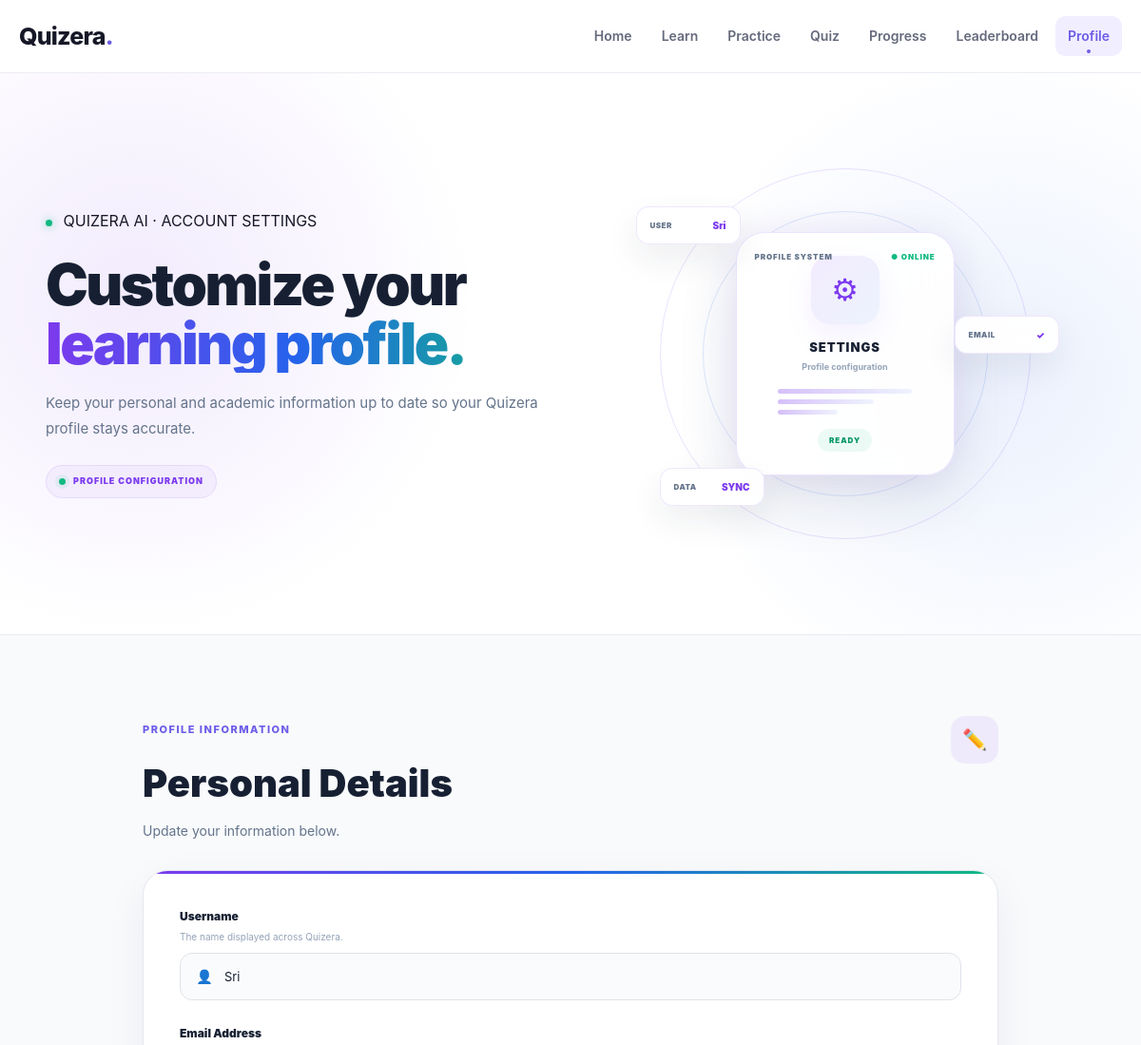
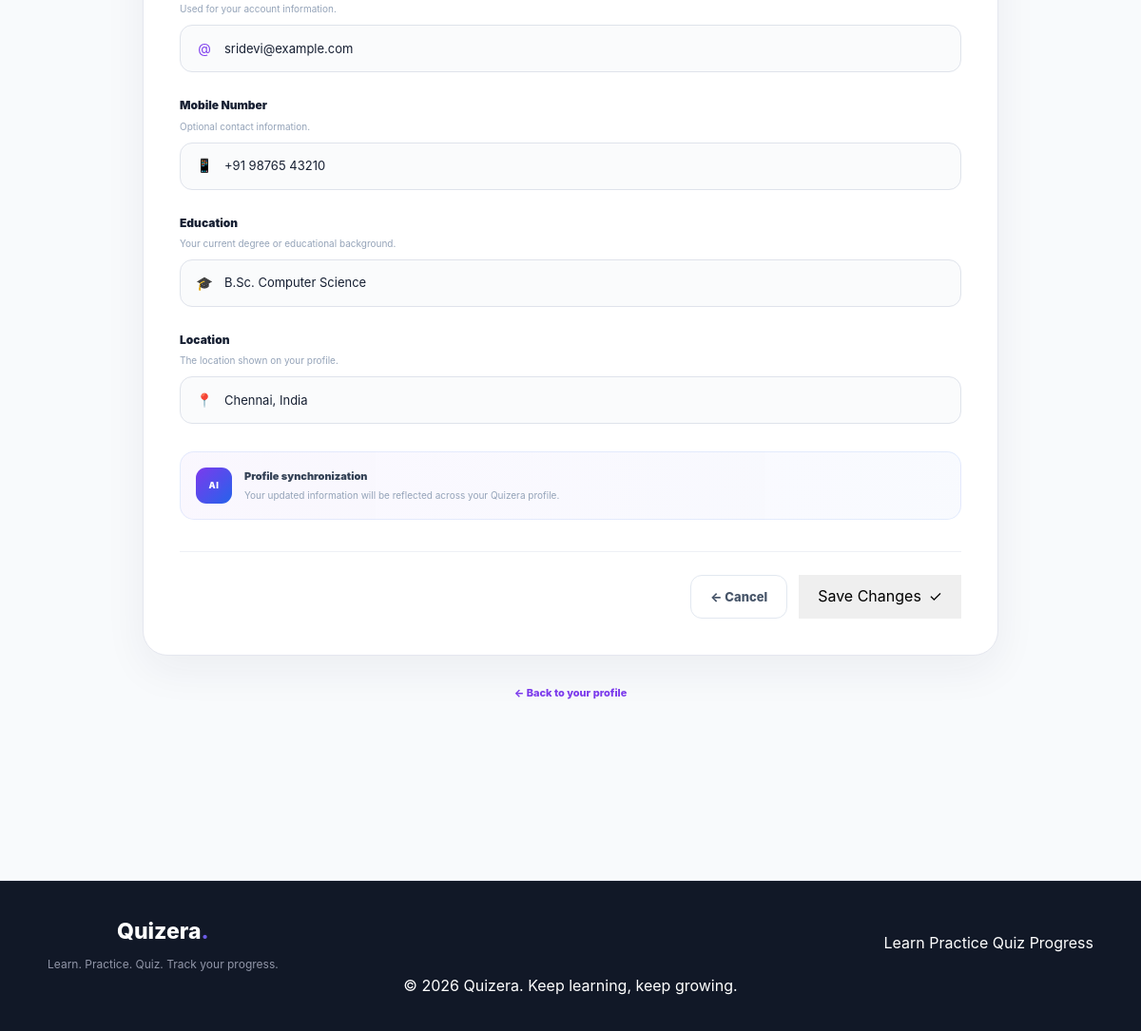
Screenshot of /profile/edit with the database file from the repository (2 pictures, top to bottom).
### tables this page shows
CREATE TABLE users (
            id INTEGER PRIMARY KEY AUTOINCREMENT,
            username TEXT NOT NULL,
            email TEXT,
            mobile TEXT,
            profile_picture TEXT,
            education TEXT,
            location TEXT
        );

### app.py (the view, shortened to what this page needs)
@app.route(
    "/profile/edit",
    methods=["GET", "POST"]
)
def edit_profile():
    db = get_db()
    user = db.execute("""
        SELECT *
        FROM users
        ORDER BY id
        LIMIT 1
    """).fetchone()
    db.close()
    return render_template(
        "edit_profile.html",
        user=user
    )

### app.py (called while the page is built)
def get_db():
    connection = sqlite3.connect(DATABASE)
    connection.row_factory = sqlite3.Row
    return connection

### templates/edit_profile.html (shortened to what this page needs)
<!DOCTYPE html>
<html lang="en">
<head>
    <link rel="stylesheet"
          href="{{ url_for('static', filename='css/style.css') }}">
</head>
<body class="edit-profile-page">
    <nav class="navbar">
        <div class="navbar-container">
            <a href="{{ url_for('home') }}" class="logo">
                Quizera<span>.</span>
            </a>
            <div class="nav-links">
                <a href="{{ url_for('home') }}">
                    Home
                </a>
                <a href="{{ url_for('learn') }}">
                    Learn
                </a>
                <a href="{{ url_for('practice') }}">
                    Practice
                </a>
                <a href="{{ url_for('quizzes') }}">
                    Quiz
                </a>
                <a href="{{ url_for('progress') }}">
                    Progress
                </a>
                <a href="{{ url_for('leaderboard') }}">
                    Leaderboard
                </a>
                <a href="{{ url_for('profile') }}" class="active">
                    Profile
                </a>
            </div>
        </div>
    </nav>
    <section class="edit-profile-hero">
        <div class="ai-grid"></div>
        <div class="edit-profile-hero-container">
            <div class="edit-profile-hero-content">
                <div class="ai-hero-badge">
                    <span class="hero-status-dot"></span>
                    QUIZERA AI · ACCOUNT SETTINGS
                </div>
                <h1>
                    Customize your
                    <span>learning profile.</span>
                </h1>
                <p>
                    Keep your personal and academic information
                    up to date so your Quizera profile stays accurate.
                </p>
                <div class="edit-profile-status">
                    <span class="edit-status-dot"></span>
                    PROFILE CONFIGURATION
                </div>
            </div>
            <div class="edit-profile-ai-visual">
                <div class="edit-profile-core">
                    <div class="edit-core-header">
                        <span>PROFILE SYSTEM</span>
                        <span class="edit-core-live">
                            ● ONLINE
                        </span>
                    </div>
                    <div class="edit-core-icon">
                        ⚙
                    </div>
                    <strong>
                        SETTINGS
                    </strong>
                    <small>
                        Profile configuration
                    </small>
                    <div class="edit-core-lines">
                        <span></span>
                        <span></span>
                        <span></span>
                    </div>
                    <div class="edit-core-status">
                        READY
                    </div>
                </div>
                <div class="edit-floating-card edit-float-one">
                    <span>USER</span>
                    <strong>
                        {{ user.username }}
                    </strong>
                </div>
                <div class="edit-floating-card edit-float-two">
                    <span>EMAIL</span>
                    <strong>
                        ✓
                    </strong>
                </div>
                <div class="edit-floating-card edit-float-three">
                    <span>DATA</span>
                    <strong>
                        SYNC
                    </strong>
                </div>
            </div>
        </div>
    </section>
    <main class="edit-profile-main">
        <div class="edit-profile-container">
            <div class="edit-page-heading">
                <div>
                    <span class="section-label">
                        PROFILE INFORMATION
                    </span>
                    <h2>
                        Personal Details
                    </h2>
                    <p>
                        Update your information below.
                    </p>
                </div>
                <div class="edit-heading-icon">
                    ✏️
                </div>
            </div>
            <div class="edit-profile-card">
                <div class="edit-card-tech-line"></div>
                <form
                    action="{{ url_for('edit_profile') }}"
                    method="POST"
                    class="profile-form"
                >
                    <div class="form-group">
                        <label for="username">
                            Username
                        </label>
                        <span class="form-description">
                            The name displayed across Quizera.
                        </span>
                        <div class="form-input-wrapper">
                            <span class="input-icon">
                            </span>
                            <input
                                type="text"
                                id="username"
                                name="username"
                                value="{{ user.username }}"
                                required
                            >
                        </div>
                    </div>
                    <div class="form-group">
                        <label for="email">
                            Email Address
                        </label>
                        <span class="form-description">
                            Used for your account information.
                        </span>
                        <div class="form-input-wrapper">
                            <span class="input-icon">
                            </span>
                            <input
                                type="email"
                                id="email"
                                name="email"
                                value="{{ user.email or '' }}"
                                required
                            >
                        </div>
                    </div>
                    <div class="form-group">
                        <label for="mobile">
                            Mobile Number
                        </label>
                        <span class="form-description">
                            Optional contact information.
                        </span>
                        <div class="form-input-wrapper">
                            <span class="input-icon">
                            </span>
                            <input
                                type="tel"
                                id="mobile"
                                name="mobile"
                                value="{{ user.mobile or '' }}"
                                placeholder="Enter your mobile number"
                            >
                        </div>
                    </div>
                    <div class="form-group">
                        <label for="education">
                            Education
                        </label>
                        <span class="form-description">
                            Your current degree or educational background.
                        </span>
                        <div class="form-input-wrapper">
                            <span class="input-icon">
                            </span>
                            <input
                                type="text"
                                id="education"
                                name="education"
                                value="{{ user.education or '' }}"
                                placeholder="e.g. B.Sc. Computer Science"
                            >
                        </div>
                    </div>
                    <div class="form-group">
                        <label for="location">
                            Location
                        </label>
                        <span class="form-description">
                            The location shown on your profile.
                        </span>
                        <div class="form-input-wrapper">
                            <span class="input-icon">
                            </span>
                            <input
                                type="text"
                                id="location"
                                name="location"
                                value="{{ user.location or '' }}"
                                placeholder="e.g. Chennai, India"
                            >
                        </div>
                    </div>
                    <div class="edit-form-notice">
                        <div class="notice-icon">
                            AI
                        </div>
                        <div>
                            <strong>
                                Profile synchronization
                            </strong>
                            <p>
                                Your updated information will be
                                reflected across your Quizera profile.
                            </p>
                        </div>
                    </div>
                    <div class="edit-form-actions">
                        <a
                            href="{{ url_for('profile') }}"
                            class="secondary-btn"
                        >
                            ← Cancel
                        </a>
                        <button
                            type="submit"
                            class="primary-btn"
                        >
                            Save Changes
                            <span>✓</span>
                        </button>
                    </div>
                </form>
            </div>
            <div class="edit-back-profile">
                <a href="{{ url_for('profile') }}">
                    ← Back to your profile
                </a>
            </div>
        </div>
    </main>
    <footer class="ai-footer">
        <div class="footer-container">
            <div>
                <h3 class="footer-logo">
                    Quizera<span>.</span>
                </h3>
                <p class="footer-text">
                    Learn. Practice. Quiz. Track your progress.
                </p>
            </div>
            <div class="footer-links">
                <a href="{{ url_for('learn') }}">
                    Learn
                </a>
                <a href="{{ url_for('practice') }}">
                    Practice
                </a>
                <a href="{{ url_for('quizzes') }}">
                    Quiz
                </a>
                <a href="{{ url_for('progress') }}">
                    Progress
                </a>
            </div>
        </div>
        <div class="footer-bottom">
            <p>
                © 2026 Quizera. Keep learning, keep growing.
            </p>
        </div>
    </footer>
</body>
</html>

### rows the page displays
users: username "Sri", email "sridevi@example.com", mobile "+91 98765 43210", education "B.Sc. Computer Science", location "Chennai, India"
